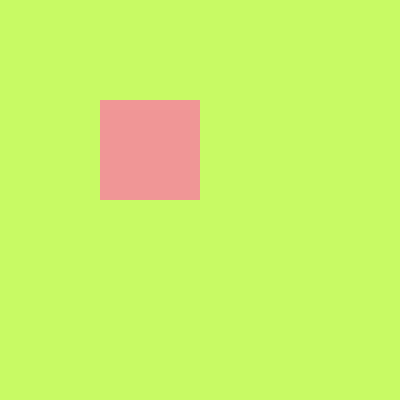
Frame 1 (no input)
Frame 60 (no input): identical to frame 1, image omitted
Frame 120 (the mouse pressed at the canvas centre since frame 60): identical to frame 1, image omitted

The p5.js sketch that drew this single still picture (run headless with seeded random() and noise() and a simulated clock; from frame 60 on, the mouse is pressed at the canvas centre):

// p5.js sketch
// ── sketch.js
function setup() {
    createCanvas(400, 400);
  }
  
  function draw() {
    background(200, 250, 100);
    noStroke();
    fill(240, 150, 150);
    rect(100, 100, 100, 100);
    
  }
